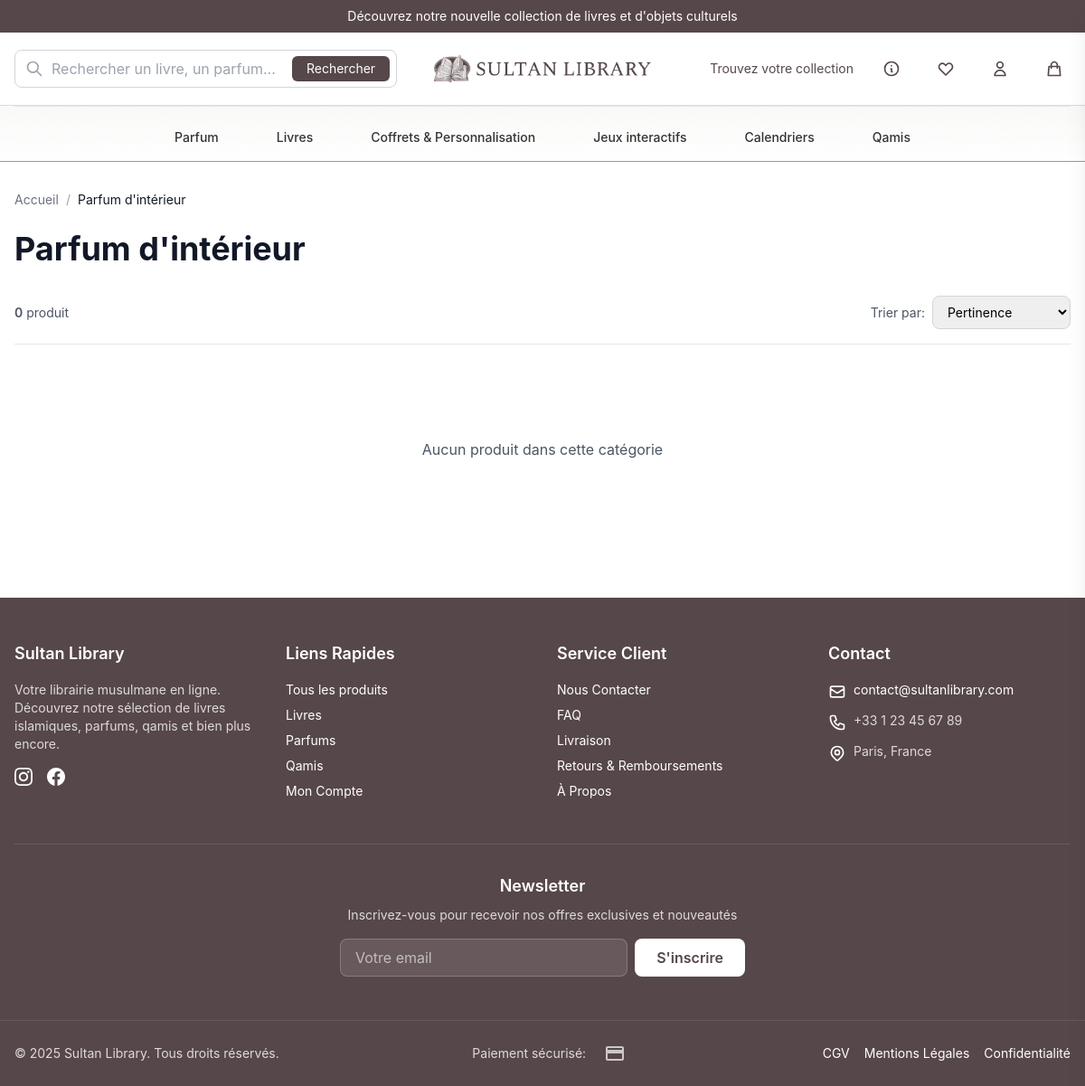
The page /public/categorie/parfum-interieur on the database its author committed.
### tables this page shows
CREATE TABLE `categories` (
  `id` VARCHAR(27) NOT NULL PRIMARY KEY,
  `name` VARCHAR(255) NOT NULL,
  `slug` VARCHAR(255) NOT NULL UNIQUE,
  `description` TEXT NULL,
  `image` VARCHAR(500) NULL,
  `sortOrder` INT NOT NULL DEFAULT 0,
  `isActive` BOOLEAN NOT NULL DEFAULT TRUE,
  `parentId` VARCHAR(27) NULL,
  `createdAt` DATETIME NOT NULL DEFAULT CURRENT_TIMESTAMP,
  `updatedAt` DATETIME NOT NULL DEFAULT CURRENT_TIMESTAMP ON UPDATE CURRENT_TIMESTAMP,
  INDEX `idx_slug` (`slug`),
  INDEX `idx_parentId` (`parentId`),
  FOREIGN KEY (`parentId`) REFERENCES `categories`(`id`) ON DELETE SET NULL
);

### src/views/categories/show.php (the view, shortened to what the rows shown need)
<div class="max-w-7xl mx-auto px-4 py-8">
    <nav class="mb-6">
        <ol class="flex items-center space-x-2 text-sm">
            <li><a href="<?= route('home') ?>" class="text-gray-500 hover:text-primary">Accueil</a></li>
            <li><span class="text-gray-400">/</span></li>
            <li><span class="text-gray-900"><?= e($category['name']) ?></span></li>
        </ol>
    </nav>
    <div class="mb-8">
        <h1 class="text-3xl md:text-4xl font-bold text-gray-900 mb-3"><?= e($category['name']) ?></h1>
    </div>
    <div class="mb-6">
        <div class="flex items-center justify-between mb-6 pb-4 border-b border-gray-200">
            <div class="text-sm text-gray-600">
                <span><span class="font-semibold"><?= count($products) ?></span> produit<?= count($products) > 1 ? 's' : '' ?></span>
            </div>
            <form method="GET" action="<?= route('category.show', ['slug' => $category['slug']]) ?>" class="flex items-center gap-2">
                <label class="text-sm text-gray-600">Trier par:</label>
                <select name="sortBy" onchange="this.form.submit()"
                        class="border border-gray-300 rounded-lg px-3 py-2 text-sm focus:outline-none focus:ring-2 focus:ring-primary">
                    <option value="createdAt" <?= ($_GET['sortBy'] ?? 'createdAt') === 'createdAt' ? 'selected' : '' ?>>Pertinence</option>
                </select>
            </form>
        </div>
        <?php if (empty($products)): ?>
            <div class="text-center py-20">
                <p class="text-gray-600 mb-4">Aucun produit dans cette catégorie</p>
            </div>
        <?php endif; ?>
    </div>
</div>

### public/index.php (shortened to what the rows shown need)
<?php
require_once __DIR__ . '/../src/lib/Helpers.php';
require_once __DIR__ . '/../src/lib/Auth.php';
require_once __DIR__ . '/../src/lib/Navigation.php';
class Router {
    private $routes = [];
    private $namedRoutes = [];
    public function add($method, $pattern, $handler, $name = null) {
        $route = [
            'method' => $method,
            'pattern' => $pattern,
            'handler' => $handler
        ];
        $this->routes[] = $route;
        if ($name) {
            $this->namedRoutes[$name] = $route;
        }
    }
    public function url($name, $params = []) {
        $pattern = $this->namedRoutes[$name]['pattern'];
        foreach ($params as $key => $value) {
            $pattern = str_replace('{' . $key . '}', $value, $pattern);
        }
        return baseUrl(ltrim($pattern, '/'));
    }
    public function currentRouteName() {
        $method = $_SERVER['REQUEST_METHOD'];
        $path = parse_url($_SERVER['REQUEST_URI'], PHP_URL_PATH);
        $base = rtrim(BASE_URL, '/');
        $path = str_replace($base, '', $path);
        $path = '/' . ltrim($path, '/');
        foreach ($this->namedRoutes as $name => $route) {
            $pattern = '#^' . preg_replace('/\{([^}]+)\}/', '([^/]+)', $route['pattern']) . '$#';
            if (preg_match($pattern, $path)) {
                return $name;
            }
        }
        return null;
    }
    public function getRouteParam($paramName) {
        $method = $_SERVER['REQUEST_METHOD'];
        $path = parse_url($_SERVER['REQUEST_URI'], PHP_URL_PATH);
        $base = rtrim(BASE_URL, '/');
        $path = str_replace($base, '', $path);
        $path = '/' . ltrim($path, '/');
        foreach ($this->namedRoutes as $name => $route) {
            $pattern = '#^' . preg_replace('/\{([^}]+)\}/', '([^/]+)', $route['pattern']) . '$#';
            if (preg_match($pattern, $path, $matches)) {
                preg_match_all('/\{([^}]+)\}/', $route['pattern'], $paramNames);
                $paramNames = $paramNames[1];
                $paramIndex = array_search($paramName, $paramNames);
                if ($paramIndex !== false && isset($matches[$paramIndex + 1])) {
                    return $matches[$paramIndex + 1];
                }
            }
        }
        return null;
    }
    public function dispatch() {
        $method = $_SERVER['REQUEST_METHOD'];
        $path = parse_url($_SERVER['REQUEST_URI'], PHP_URL_PATH);
        $base = rtrim(BASE_URL, '/');
        $path = str_replace($base, '', $path);
        $path = '/' . ltrim($path, '/');
        foreach ($this->routes as $route) {
            $pattern = '#^' . preg_replace('/\{([^}]+)\}/', '([^/]+)', $route['pattern']) . '$#';
            if (preg_match($pattern, $path, $matches)) {
                array_shift($matches);
                if (is_string($route['handler'])) {
                    if (strpos($route['handler'], '@') !== false) {
                        list($controller, $method) = explode('@', $route['handler']);
                        $controllerFile = __DIR__ . '/../src/controllers/' . $controller . '.php';
                        if (file_exists($controllerFile)) {
                            $controllerClass = $controller;
                            if (class_exists($controllerClass) && method_exists($controllerClass, $method)) {
                                $controllerInstance = new $controllerClass();
                                call_user_func_array([$controllerInstance, $method], $matches);
                                return;
                            }
                        }
                    }
                } elseif (is_callable($route['handler'])) {
                    call_user_func_array($route['handler'], $matches);
                    return;
                }
            }
        }
    }
}
$router = new Router();
$router->dispatch();

### src/views/partials/header.php (shortened to what the rows shown need)
<?php
require_once __DIR__ . '/../../models/Category.php';
require_once __DIR__ . '/../../lib/Auth.php';
$user = Auth::user();
$topCategories = Category::topLevel();
$menuOrder = [
    'Parfums',
    'Parfum',
    'Livres',
    'Coffrets & Personnalisation',
    'Coffrets & personnalisation',
    'Jeux interactifs',
    'Calendriers',
    'Qamis'
];
$orderedCategories = [];
foreach ($menuOrder as $orderName) {
    foreach ($topCategories as $key => $category) {
        if (stripos($category['name'], $orderName) !== false || stripos($orderName, $category['name']) !== false) {
            $orderedCategories[] = $category;
            unset($topCategories[$key]);
            break;
        }
    }
}
$unorderedCategories = array_values($topCategories);
$navItems = array_merge($orderedCategories, $unorderedCategories);
$navItems = array_slice($navItems, 0, 8);
?>
<header class="bg-white sticky top-0 z-50 border-b border-neutral-light">
    <div class="bg-primary text-white text-center py-2 text-sm">
        Découvrez notre nouvelle collection de livres et d'objets culturels
    </div>
    <div class="max-w-7xl mx-auto px-4 py-4">
        <div class="flex items-center justify-between gap-8">
            <div class="flex items-center gap-4 flex-1 max-w-md">
                <div class="relative flex-1">
                    <form action="<?= route('search.index') ?>" method="GET" class="relative w-full">
                        <svg class="absolute left-3 top-1/2 -translate-y-1/2 w-5 h-5 text-gray-400" fill="none" stroke="currentColor" viewBox="0 0 24 24">
                            <path stroke-linecap="round" stroke-linejoin="round" stroke-width="2" d="M21 21l-6-6m2-5a7 7 0 11-14 0 7 7 0 0114 0z"></path>
                        </svg>
                        <input
                            type="text"
                            name="query"
                            id="search-input"
                            placeholder="Rechercher un livre, un parfum..."
                            autocomplete="off"
                            class="w-full pl-10 pr-24 py-2 border border-gray-300 rounded-lg focus:outline-none focus:ring-2 focus:ring-primary focus:border-transparent"
                        />
                        <button
                            type="submit"
                            class="absolute right-2 top-1/2 transform -translate-y-1/2 px-4 py-1 bg-primary text-white rounded-md hover:opacity-90 transition-colors text-sm"
                        >
                            Rechercher
                        </button>
                    </form>
                </div>
            </div>
            <div class="flex items-center gap-3">
                <a href="<?= route('home') ?>">
                    <img src="<?= assetUrl('logo.png') ?>" alt="Sultan Library" class="h-12 w-auto" />
                </a>
            </div>
            <div class="flex items-center gap-6 flex-1 justify-end">
                <a href="<?= route('products.index') ?>" class="text-sm text-primary hover:text-accent-rose transition whitespace-nowrap">
                    Trouvez votre collection
                </a>
                <a href="<?= route('page.shipping') ?>" class="p-2 hover:bg-accent-beige rounded-md transition">
                    <svg class="w-5 h-5 text-primary" fill="none" stroke="currentColor" viewBox="0 0 24 24">
                        <path stroke-linecap="round" stroke-linejoin="round" stroke-width="2" d="M13 16h-1v-4h-1m1-4h.01M21 12a9 9 0 11-18 0 9 9 0 0118 0z"></path>
                    </svg>
                </a>
                <a href="<?= route('account.wishlist') ?>" class="p-2 hover:bg-accent-beige rounded-md transition">
                    <svg class="w-5 h-5 text-primary" fill="none" stroke="currentColor" viewBox="0 0 24 24">
                        <path stroke-linecap="round" stroke-linejoin="round" stroke-width="2" d="M4.318 6.318a4.5 4.5 0 000 6.364L12 20.364l7.682-7.682a4.5 4.5 0 00-6.364-6.364L12 7.636l-1.318-1.318a4.5 4.5 0 00-6.364 0z"></path>
                    </svg>
                </a>
                <?php if ($user): ?>
                    <div class="relative group" id="user-menu-container">
                        <button onclick="toggleUserMenu()" class="p-2 hover:bg-accent-beige rounded-md transition flex items-center gap-2">
                            <svg class="w-5 h-5 text-primary" fill="none" stroke="currentColor" viewBox="0 0 24 24">
                                <path stroke-linecap="round" stroke-linejoin="round" stroke-width="2" d="M16 7a4 4 0 11-8 0 4 4 0 018 0zM12 14a7 7 0 00-7 7h14a7 7 0 00-7-7z"></path>
                            </svg>
                            <span class="text-sm text-primary hidden sm:inline"><?= e($user['name'] ?? explode('@', $user['email'])[0]) ?></span>
                            <svg class="w-4 h-4 text-primary" fill="none" stroke="currentColor" viewBox="0 0 24 24">
                                <path stroke-linecap="round" stroke-linejoin="round" stroke-width="2" d="M19 9l-7 7-7-7"></path>
                            </svg>
                        </button>
                        <div id="user-menu" class="absolute right-0 mt-2 w-48 bg-white rounded-lg shadow-lg border border-gray-200 z-50 hidden group-hover:block">
                            <div class="py-2">
                                <a href="<?= route('account.index') ?>" class="block px-4 py-2 text-sm text-gray-700 hover:bg-gray-100">
                                    Mon Compte
                                </a>
                                <?php if (Auth::isAdmin()): ?>
                                    <a href="<?= route('admin.dashboard') ?>" class="block px-4 py-2 text-sm text-gray-700 hover:bg-gray-100">
                                        Admin Panel
                                    </a>
                                <?php endif; ?>
                                <div class="border-t border-gray-200 my-1"></div>
                                <form action="<?= route('auth.logout') ?>" method="POST" class="block">
                                    <?= CSRF::field() ?>
                                    <button type="submit" class="w-full text-left px-4 py-2 text-sm text-red-600 hover:bg-red-50">
                                        Déconnexion
                                    </button>
                                </form>
                            </div>
                        </div>
                    </div>
                    <script>
                    function toggleUserMenu() {
                        const menu = document.getElementById('user-menu');
                        menu.classList.toggle('hidden');
                    }
                    // Close menu when clicking outside
                    document.addEventListener('click', function(event) {
                        const container = document.getElementById('user-menu-container');
                        const menu = document.getElementById('user-menu');
                        if (container && menu && !container.contains(event.target)) {
                            menu.classList.add('hidden');
                        }
                    });
                    </script>
                <?php else: ?>
                    <a href="<?= route('auth.login') ?>" class="p-2 hover:bg-accent-beige rounded-md transition">
                        <svg class="w-5 h-5 text-primary" fill="none" stroke="currentColor" viewBox="0 0 24 24">
                            <path stroke-linecap="round" stroke-linejoin="round" stroke-width="2" d="M16 7a4 4 0 11-8 0 4 4 0 018 0zM12 14a7 7 0 00-7 7h14a7 7 0 00-7-7z"></path>
                        </svg>
                    </a>
                <?php endif; ?>
                <button onclick="openCartDrawer()" class="relative p-2 hover:bg-accent-beige rounded-md transition">
                    <svg class="w-5 h-5 text-primary" fill="none" stroke="currentColor" viewBox="0 0 24 24">
                        <path stroke-linecap="round" stroke-linejoin="round" stroke-width="2" d="M16 11V7a4 4 0 00-8 0v4M5 9h14l1 12H4L5 9z"></path>
                    </svg>
                </button>
            </div>
        </div>
    </div>
    <nav class="border-t border-primary/20 bg-gradient-to-b from-accent-beige/10 to-white">
        <div class="max-w-7xl mx-auto px-4">
            <div class="border-b border-primary/10 mb-2"></div>
            <ul class="flex items-center justify-center gap-8 py-4 text-sm overflow-visible font-medium">
                <?php foreach ($navItems as $category):
                    $categoryUrl = route('category.show', ['slug' => $category['slug']]);
                    $currentSlug = Navigation::getRouteParam('slug');
                    $isActive = isRouteName('category.show') && $currentSlug === $category['slug'];
                ?>
                    <li class="group relative whitespace-nowrap">
                        <a
                            href="<?= $categoryUrl ?>"
                            class="relative px-4 py-2 text-neutral-dark hover:text-primary transition-all duration-200 <?= $isActive ? 'text-primary font-semibold' : 'font-medium' ?> hover:bg-primary/5 rounded-md"
                        >
                            <?= e($category['name']) ?>
                        </a>
                    </li>
                <?php endforeach; ?>
            </ul>
        </div>
    </nav>
</header>

### rows shown on the page
categories: name "Parfum"
categories: name "Livres"
categories: name "Coffrets & Personnalisation"
categories: name "Jeux interactifs"
categories: name "Calendriers"
categories: name "Qamis"
categories: name "Parfum d'intérieur"

### other values the page prints
count($products) "0"
